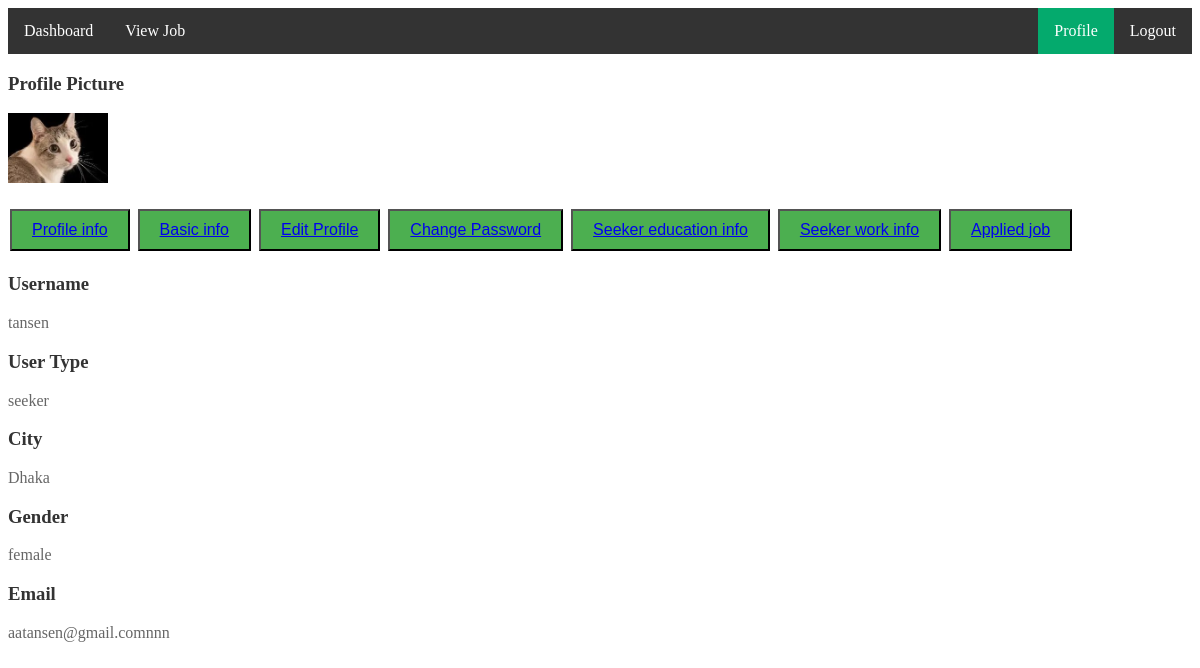
Screenshot of /profileinfo/ (signed in) with the database file from the repository.
### jobApp/models.py (models this page shows, shortened)
class CustomUserModel(AbstractUser):
    USER_TYPE={
        ('seeker','Job Seeker'),
        ('recruiter','Job Recruiter'),
    }
    user_type=models.CharField(choices=USER_TYPE,max_length=100)
    city=models.CharField(max_length=100)
    GENDER={
        ('male','Male'),
        ('female','Female'),
        ('others','Others'),
    }
    gender=models.CharField(choices=GENDER,max_length=100)
    profile_picture=models.ImageField(upload_to='media/profile_picture')
    father_name=models.CharField(max_length=100)
    mother_name=models.CharField(max_length=100)
    hobby=models.CharField(max_length=100)

### jobProject/views.py (the view)
# urls.py: path('profileinfo/',profileinfo,name='profileinfo'),
@login_required
def profileinfo(request):
    return render(request,'profile/profileinfo.html')

### templates/profile/profileinfo.html
{% extends 'profile/baseprofile.html' %}
{% block proinfo %}
<h3>Username</h3>
<p>{{user.username}}</p>
<h3>User Type</h3>
<p>{{user.user_type}}</p>
<h3>City</h3>
<p>{{user.city}}</p>
<h3>Gender</h3>
<p>{{user.gender}}</p>
<h3>Email</h3>
<p>{{user.email}}</p>
{% endblock proinfo %}

### templates/profile/baseprofile.html (shortened to what this page needs)
{% extends 'common/base.html' %}
{% block content %}
<h3>Profile Picture</h3>
<img src="/{{user.profile_picture}}" width="100px" alt="">
<br> <br>
<button><a href="{% url 'profileinfo' %}">Profile info</a></button>
<button><a href="{% url 'basicprofile' %}">Basic info</a></button>
<button><a href="{% url 'editprofile' %}">Edit Profile</a></button>
<button><a href="{% url 'changepassword' %}">Change Password</a></button>
{% if user.user_type == 'recruiter' %}
<button><a href="{% url 'recruitercontact' %}">Recruiter contact info</a></button>
<button><a href="{% url 'specificjobpost' %}">Recruiter posted job</a></button>
{% elif user.user_type == 'seeker' %}
<button><a href="{% url 'seekereducation' %}">Seeker education info</a></button>
<button><a href="{% url 'seekerwork' %}">Seeker work info</a></button>
<button><a href="{% url 'appliedjob' %}">Applied job</a></button>
{% endif %}
{% block proinfo %}
{% endblock proinfo %}
{% endblock content %}

### templates/profile/baseprofile.html (style rules this page uses)
button { background-color: #4CAF50; color: white; padding: 10px 20px; text-align: center; text-decoration: none; display: inline-block; font-size: 16px; margin: 4px 2px; cursor: pointer; }
h3 { color: #333; }
p { color: #666; }

### rows the page displays
CustomUserModel: profile_picture (picture), username "tansen", user_type "seeker", city "Dhaka", gender "female", email "aatansen@gmail.comnnn"
